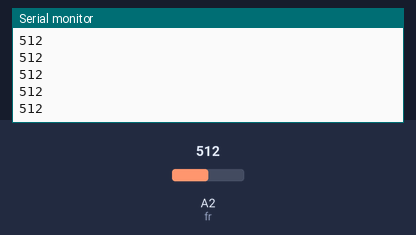
The sketch below on a simulated Arduino Uno, built with avr-gcc and run on an emulated ATmega328P. Shown: the last lines printed to the serial monitor. Inputs (shaded band) come from the test bench; at power-on: A2 (fr) = 512.

Above: at 1.2 s.
1.3 s: A2 (fr) set to 716
At 2.4 s:
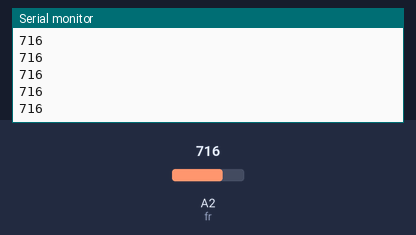
2.8 s: A2 (fr) set to 900
At 3.7 s:
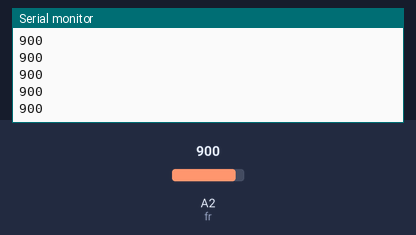
Timing chart, 0 to 5.8 s (numbered marks = the images above; inputs shaded):
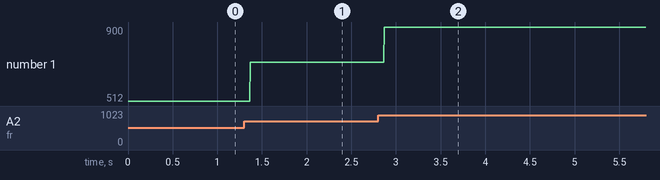

Measured:
- after the input at 1.3 s, the serial monitor: prints a new line after 0.07 s (image 1)
- after the input at 2.8 s, the serial monitor: prints a new line after 0.07 s (image 2)
- plotted number 1: 512 → 716 after the input at 1.3 s, 716 → 900 after the input at 2.8 s

The sketch:

sketch_nov24a.ino
```cpp
int fr=A2;
int resultado; // la diferencia con el programa del potenciometro que asignabamos cero a la v. leer, aca no //
 // Si no aclaramos la asignacion/el valor de la variable, el arduino lo guarda/asigna en un lugar/valor random de su memoria //

void setup() {
  // put your setup code here, to run once:
 Serial.begin (9600);

}

void loop() {
  // put your main code here, to run repeatedly:
 resultado =analogRead(fr);
 Serial.println (resultado); // No ponemos fr pq en ese contexto al arduino no le hemos pedido que lo lea, al poner Serial.print (fr) //
  // no mostraria nada ya que no esta leido //

}
```
